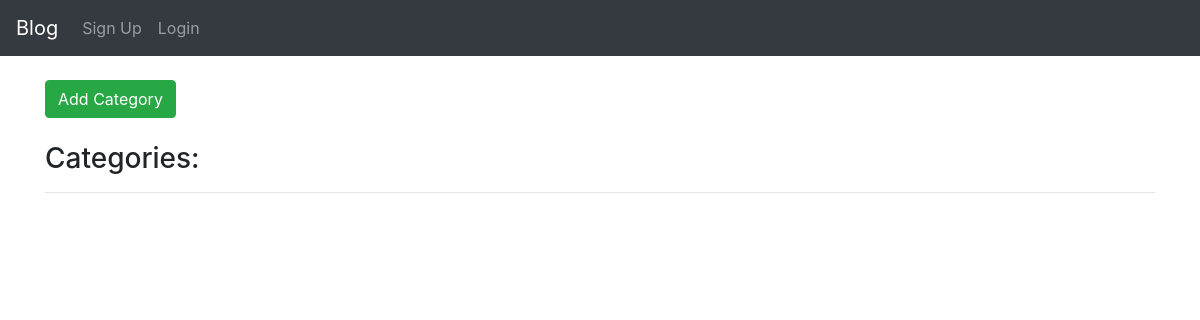
Before: /editCategory/ with the older database file.
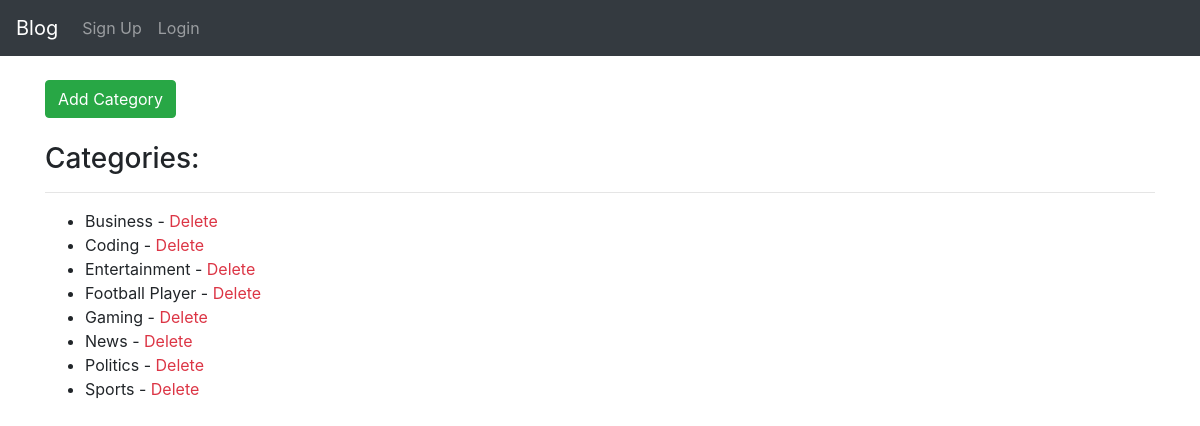
After: the same page with the newer database file.
### myblog/models.py (models this page shows, shortened)
class Category(models.Model):
    name = models.CharField(max_length=100)

### myblog/views.py (the view)
# urls.py: path('editCategory/',EditCategoryView.as_view(),name='edit-cat'),
class EditCategoryView(ListView):
    model = Category
    template_name = 'edit_cat.html'
    ordering = ['name']

### myblog/templates/edit_cat.html
{%  extends 'base.html' %}
{%block content%}
<a class="btn btn-success" href="{%url 'add-cat' %}">Add Category</a>
<br/><br/>
<h3>Categories:</h3>
<hr>
<ul>
{%for cat in object_list%}
<li>{{cat.name}} - <a class="text-danger" href="{%url 'del-cat' cat.pk %}">Delete</a></li>
{%endfor%}
</ul>
{%endblock%}

Changed rows visible on the page:
added Category: name "Business"
added Category: name "Coding"
added Category: name "Entertainment"
added Category: name "Football Player"
added Category: name "Gaming"
added Category: name "News"
added Category: name "Politics"
added Category: name "Sports"
